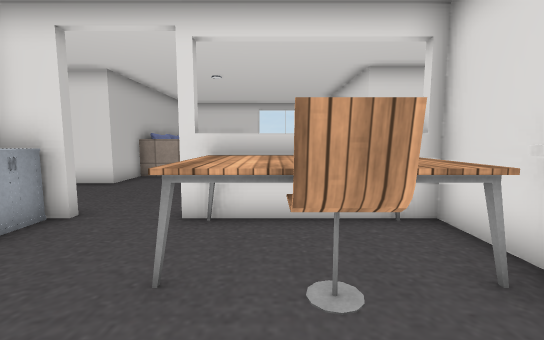
[1] (above)

20 first-person views from a walk through a scene from a Unity 3-D project. The camera is 1.5 m above the floor, tilts 6° down and sees 90° across. Doors are open. The floor is counted in squares, 1 m on a side. Each view is taken from the middle of a square. On the plan, view 1 faces up. The plan holds only what a view shows up to about 14 squares ahead; the rest is blank. The player is left out. Some surface patterns are stand-ins.

[2]
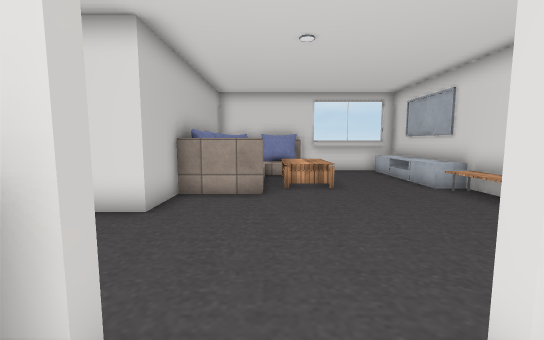

[3]
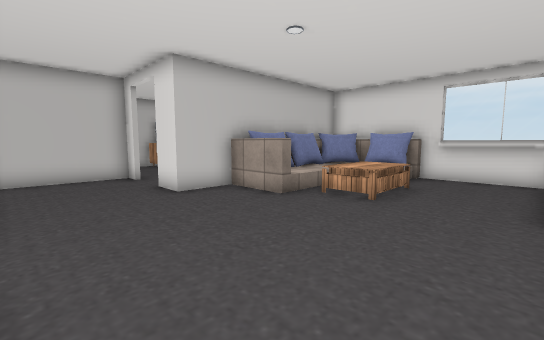

[4]
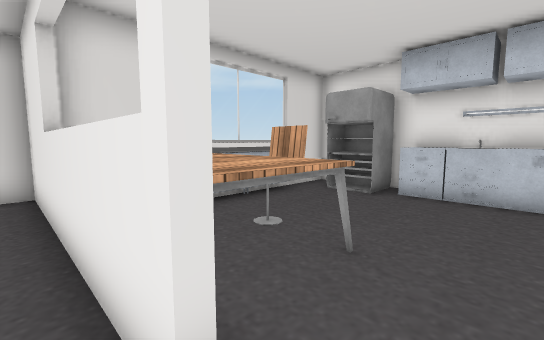

[5]
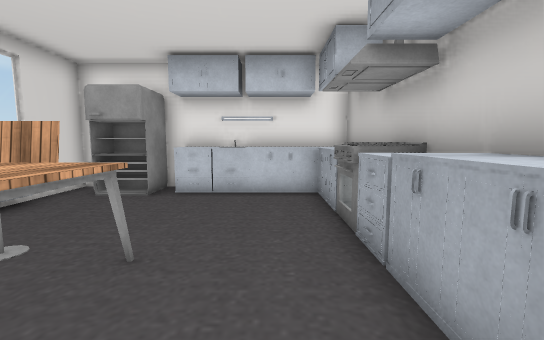

[6]
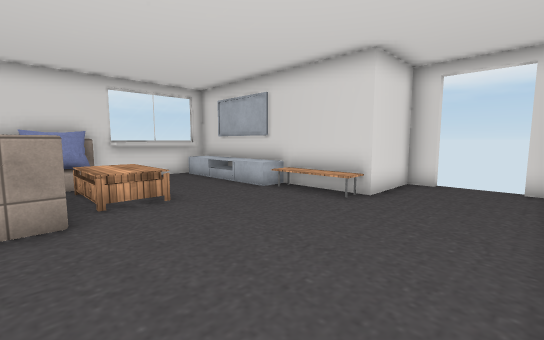

[7]
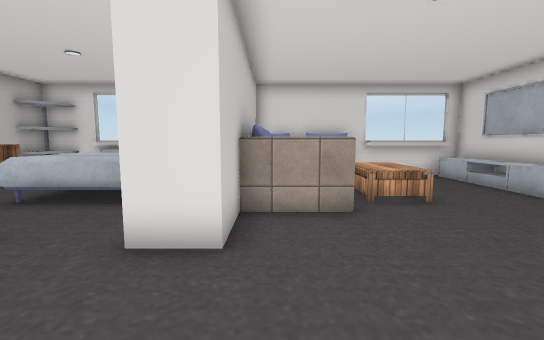

[8]
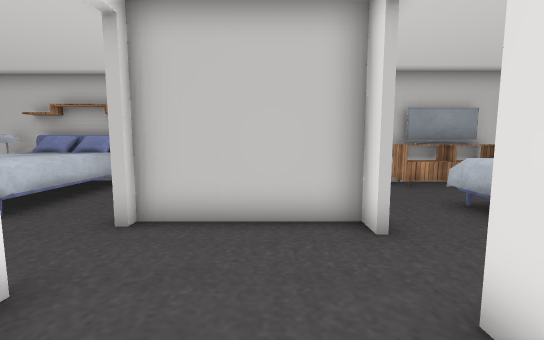

[9]
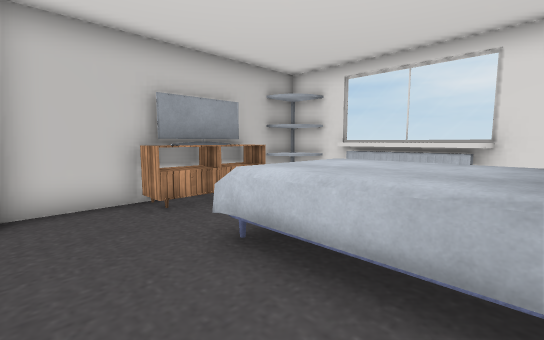

[10]
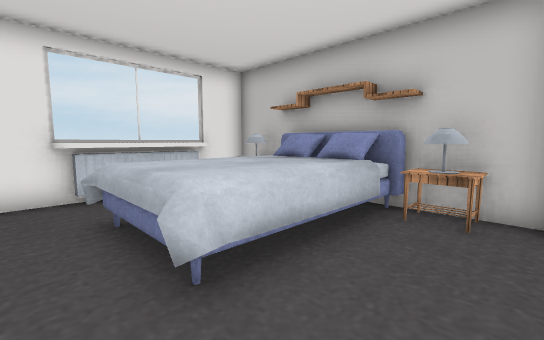

[11]
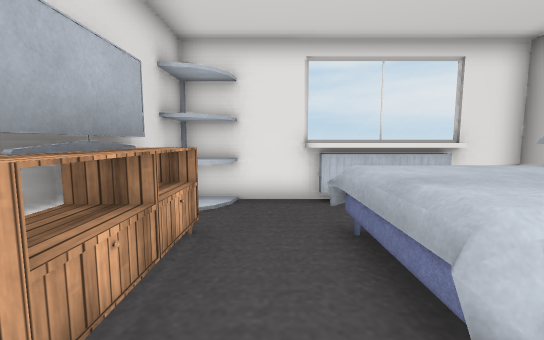

[12]
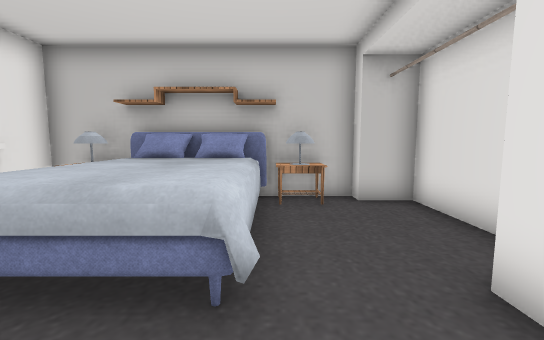

[13]
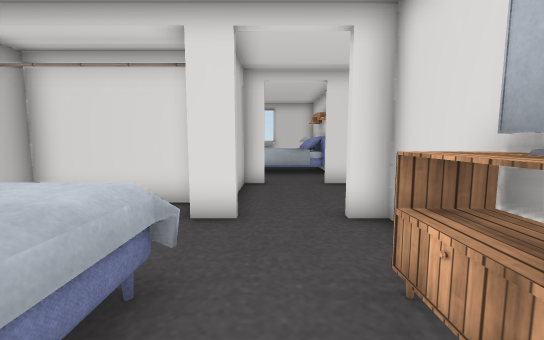

[14]
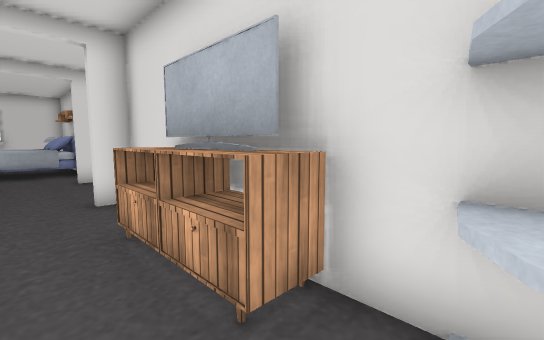

[15]
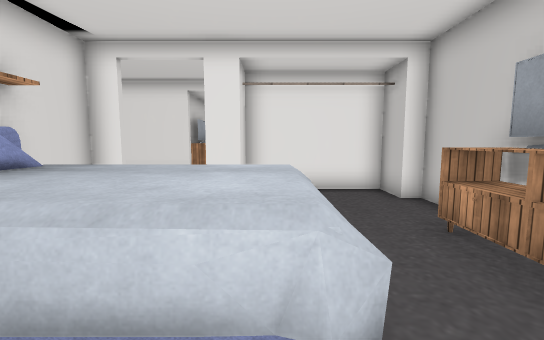

[16]
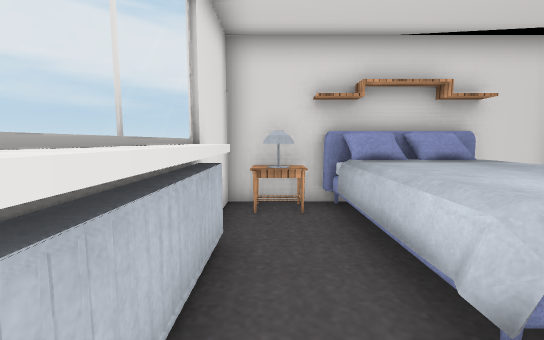

[17]
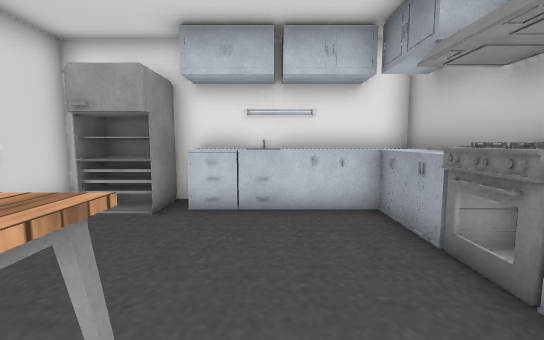

[18]
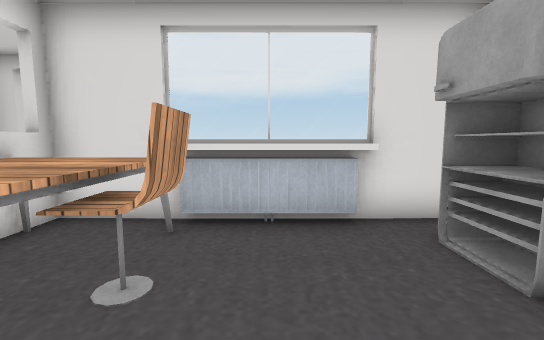

[19]
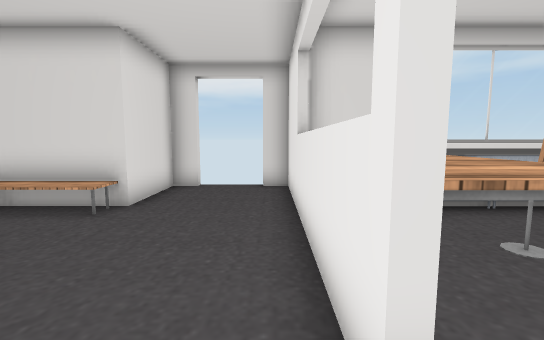

[20]
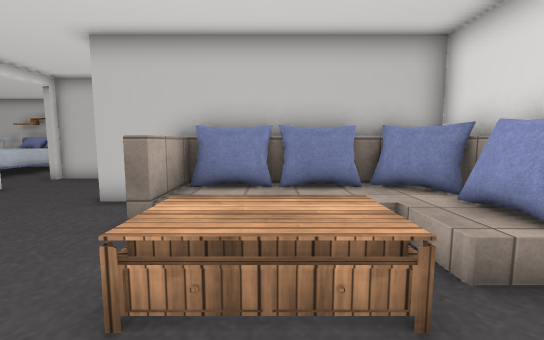

### Floor plan
Key: @ floor where view 1 was taken; # wall or solid block; . main floor; : floor 0.5 m higher than the main floor; / step, stairs or slope; D open door; = window, fence, low wall or low ledge; ^ raised ledge; O other object.
Columns run from 16 left of view 1 to 7 right of it. Each row starts with its distance up from view 1.
 18  ###^^^^####^O##^^^^
 17  ##. ...OO#OOOO...^^
 16  #  ......#O://...^^
 15  #O..^^^^O#O:.OO..^^
 14  #O..^^^^#OO:.OO..^^
 13  #O..^^^^O#O:.OO..^^
 12  #...=....##^......O
 11  #........#........O
 10  #DDDD#..##........O###
  9  #..  #...............##
  8  ######................
  7  ######................
  6  #....#...............#
  5 ##DDDD#..###DDD#OOO####
  4 #O........#^...OOOO#
  3 #O....=...#^...OOOO^
  2  OO^^^^.OO#O....OO.^
  1  #O^^^^.OO#O.......^
  0  OO^^^^.OO#O#...@..^
 -1 #O   .....#^=....DD#
 -2 #O   ...###^^^^^OOO#
 -3 ###^^^^####^^^^^####

Positions as (right, up) in squares from view 1, and headings:
1: (0, 0), facing up
2: (-3, 4), facing up
3: (2, 6), facing up-left
4: (-3, 6), facing down-right
5: (-3, 6), facing down
6: (-4, 6), facing up-right
7: (-5, 6), facing up
8: (-5, 8), facing left
9: (-8, 10), facing up-left
10: (-9, 5), facing down-left
11: (-9, 4), facing down
12: (-8, 3), facing left
13: (-9, 0), facing up
14: (-9, -2), facing up-right
15: (-11, 17), facing down
16: (-13, 17), facing right
17: (-2, 4), facing down
18: (-2, 1), facing right
19: (-3, 6), facing right
20: (1, 14), facing left
